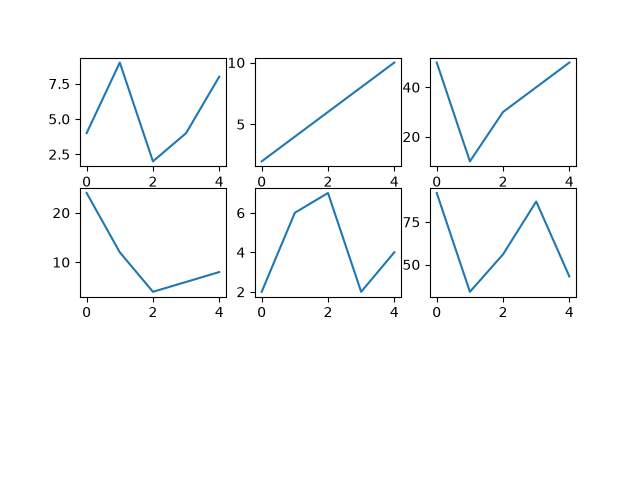

Recreate this plot in Python.
import matplotlib.pyplot as plt

y = [4, 9, 2, 4, 8]
plt.subplot(3, 3, 1)
plt.plot(y)

y = [2, 4, 6, 8, 10]
plt.subplot(3, 3, 2)
plt.plot(y)

y = [50, 10, 30, 40, 50]
plt.subplot(3, 3, 3)
plt.plot(y)

y = [24, 12, 4, 6, 8]
plt.subplot(3, 3, 4)
plt.plot(y)

y = [2, 6, 7, 2, 4]
plt.subplot(3, 3, 5)
plt.plot(y)

y = [92, 34, 56, 87, 43]
plt.subplot(3, 3, 6)
plt.plot(y)

plt.savefig("03_gallery.png")
